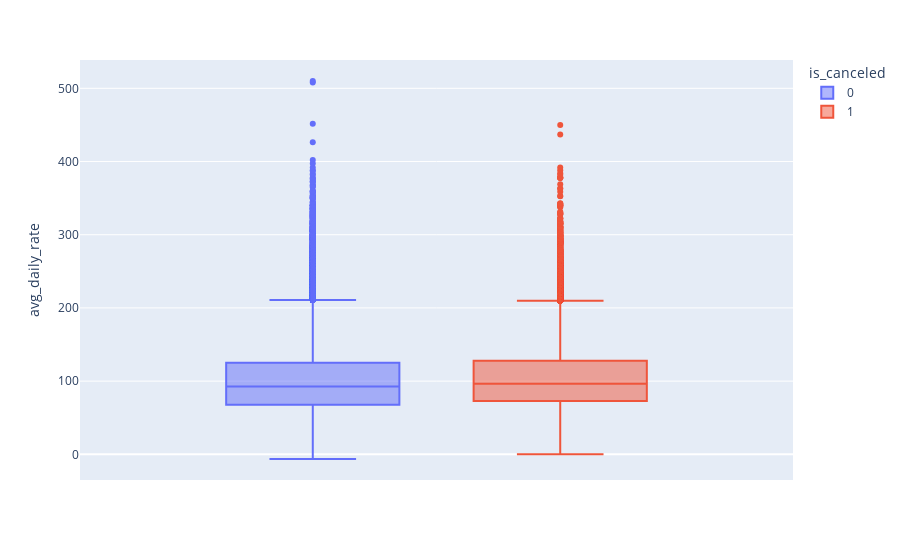

Notebook source saved alongside this figure:
### Markdown cell above
## Relationship between daily rate and cancellation

### Code cell
# Box plot
df_sel2 = df.query('avg_daily_rate < 1000')
px.box(df_sel2, y= 'avg_daily_rate', color = 'is_canceled')

### Figure 1 — Plotly figure (JSON) as saved in the notebook; plotly's stock layout.template omitted (floating-point values rounded to 4 significant figures; data arrays with more than 128 entries replaced by an {"elided": "..."} marker saying what was removed)
{"data": [{"alignmentgroup": "True", "hovertemplate": "is_canceled=0<br>avg_daily_rate=%{y}<extra></extra>", "legendgroup": "0", "marker": {"color": "#636efa"}, "name": "0", "notched": false, "offsetgroup": "0", "orientation": "v", "showlegend": true, "type": "box", "x0": " ", "xaxis": "x", "y": {"elided": "75011 float values"}, "y0": " ", "yaxis": "y"}, {"alignmentgroup": "True", "hovertemplate": "is_canceled=1<br>avg_daily_rate=%{y}<extra></extra>", "legendgroup": "1", "marker": {"color": "#EF553B"}, "name": "1", "notched": false, "offsetgroup": "1", "orientation": "v", "showlegend": true, "type": "box", "x0": " ", "xaxis": "x", "y": {"elided": "44198 float values"}, "y0": " ", "yaxis": "y"}], "layout": {"boxmode": "group", "legend": {"title": {"text": "is_canceled"}, "tracegroupgap": 0}, "margin": {"t": 60}, "xaxis": {"anchor": "y", "domain": [0, 1]}, "yaxis": {"anchor": "x", "domain": [0, 1], "title": {"text": "avg_daily_rate"}}}}
